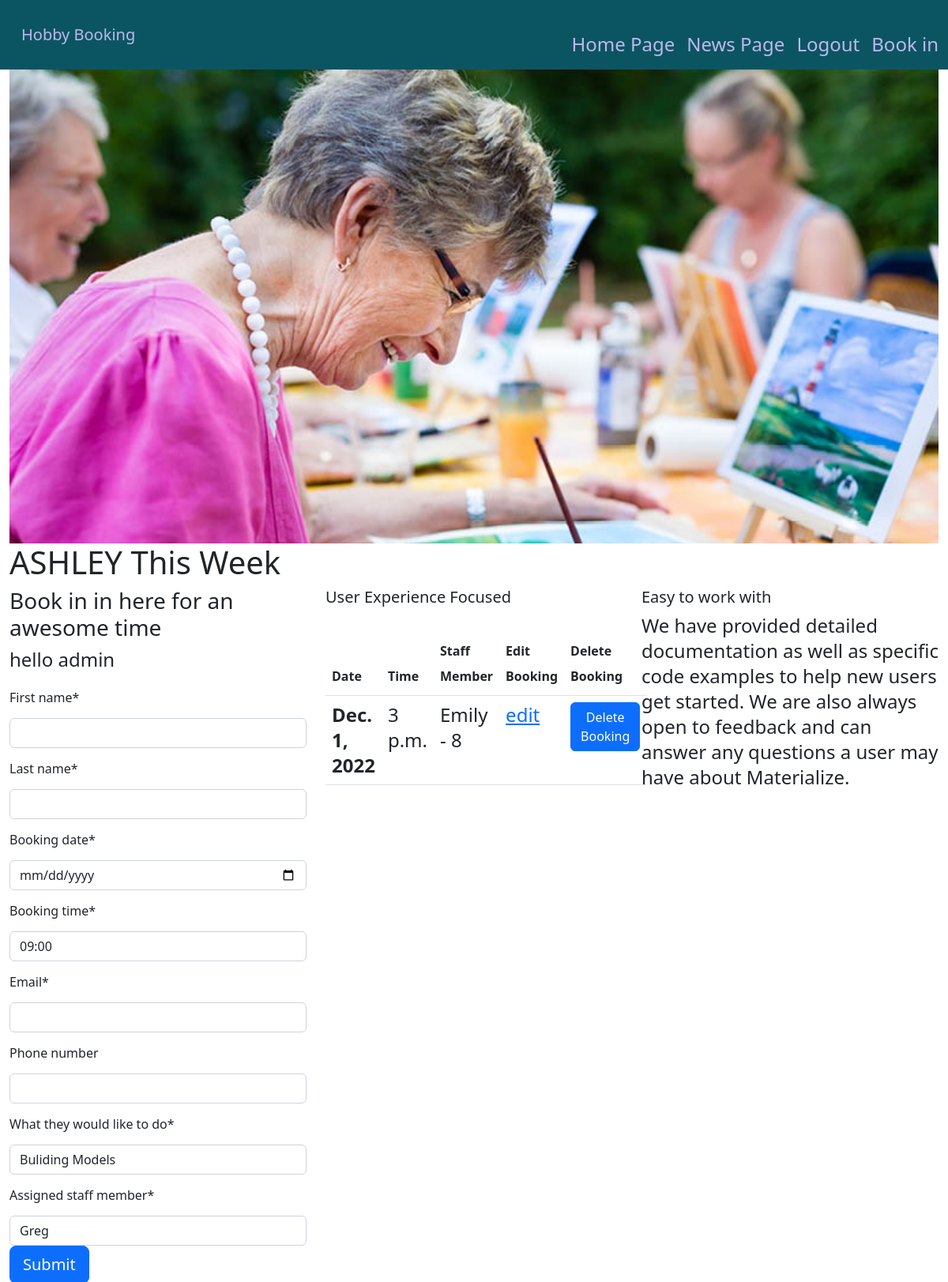
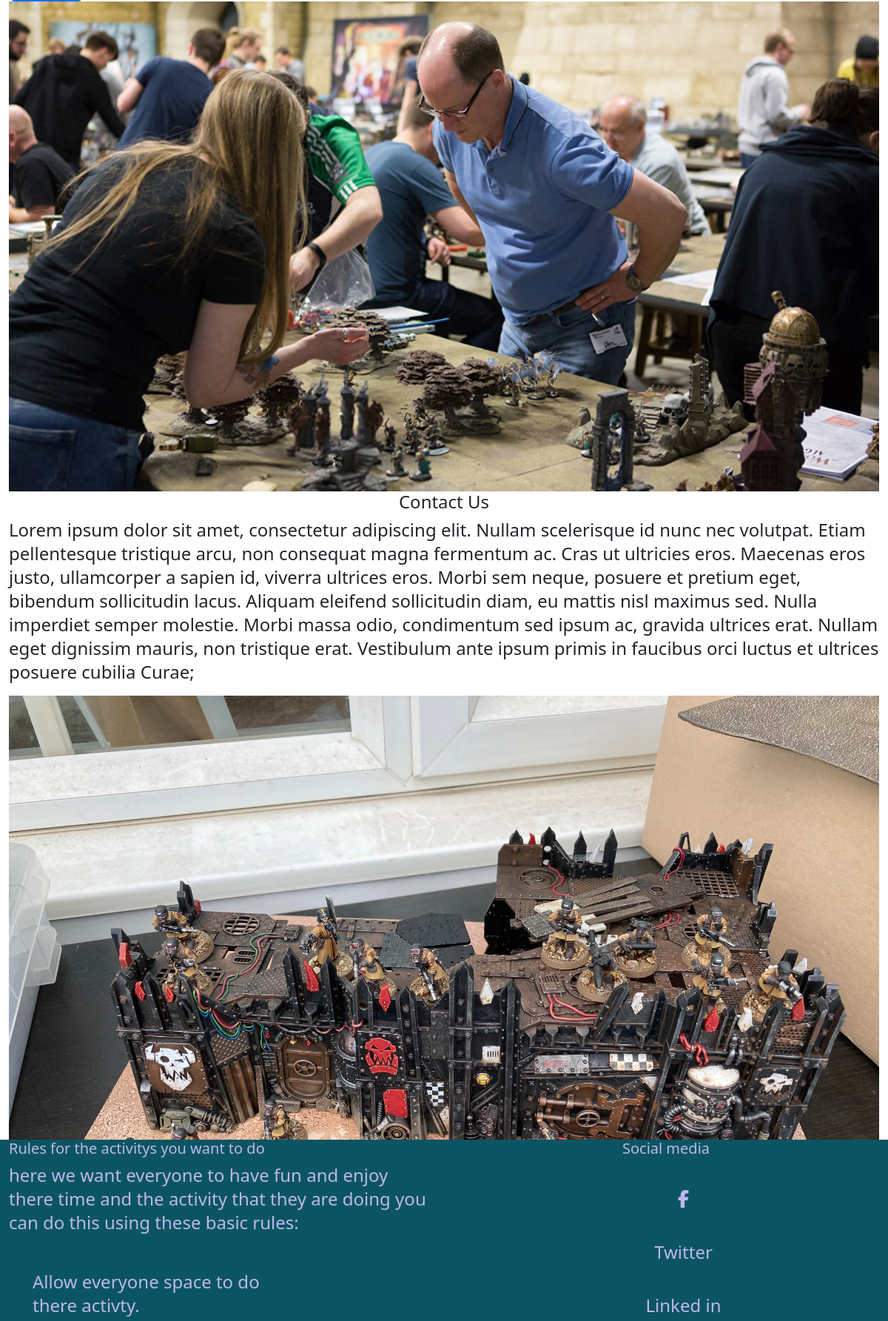
Page /booking/ (signed in, upper part) on the committed database (2 pictures, top to bottom).
### booking/models.py (models this page shows, shortened)
class Booking(models.Model):
    first_name = models.CharField(max_length=200)
    last_name = models.CharField(max_length=200)
    created_on = models.DateTimeField(auto_now_add=True)
    booking_date = models.DateField(auto_now_add=False)
    booking_time = models.TimeField(max_length=30)
    email = models.EmailField(max_length=100,)
    phone_number = PhoneNumberField(blank=True, region="GB")
    user_id = models.ForeignKey(
        User, on_delete=models.CASCADE, related_name="users_ids"
    )
    what_they_would_like_to_do = models.CharField(max_length=50,
                                                  choices=activity_choices,
                                                  default='bulding models')
    assigned_staff_member = models.CharField(max_length=50,
                                             choices=staff_members,
                                             default='Greg')
    class Meta:
        unique_together = [['booking_date', 'booking_time']]

### booking/views.py (the view, shortened to what this page needs)
# urls.py: path('booking/', views.Create_Booking.as_view(), name="booking"),
class Create_Booking(View):
    def get(self, request, *args, **kwargs):
        all_bookings = Booking.objects.all().order_by("booking_date", "booking_time")
        return render(
            request,
            "booking.html",
            {
                "bookingform": BookingForm(),
                "all_bookings": all_bookings,
            },
        )

### booking/forms.py
class BookingForm(forms.ModelForm):
    class Meta:
        model = Booking
        fields = ('first_name', 'last_name', 'booking_date', 'booking_time',
                  'email', 'phone_number', 'what_they_would_like_to_do',
                  'assigned_staff_member',)
        widgets = {
            'booking_date': DateInput(),
        }
    booking_time = forms.ChoiceField(choices=TIME_SLOTS)

### templates/booking.html (shortened to what this page needs)
{% extends "base.html" %} {% block content %}
{% load static %}
{% load crispy_forms_tags %}
<div id="index-banner">
  <div class="section">
    <div class="container-fluid">
      <div class="row">
        <div class="col-12">
          <div class="scrollable">
            <img src="{{ MEDIA_URL }}background1.jpg" class="w-100 img-responsive" alt="canvas painting">
          </div>
        </div>
      </div>
      <h1 class="header center">ASHLEY This Week </h1>
    </div>
  </div>
</div>
<div class="col-lg-12 col-lg-offset-3 col-md-12 col-md-offset-2 col-sm-10 col-sm-offset-1 col-xs-10 col-xs-offset-1">
  <div class="container-fluid">
    <div class="row">
      <div class="col-lg-4 col-md-6 col-sm-6">
        <div class="icon-block">
          <h3> Book in in here for an awesome time </h3>
          <p>hello {{ user.username}}</p>
          <form method="post" style="margin-top: 1rem;">
            {{ bookingform | crispy }}
            <button type="submit" class="btn btn-primary btn-lg" value="submit">Submit</button>
          </form>
        </div>
      </div>
      <div class="col-lg-4 col-md-6 col-sm-6">
        <div class="icon-block">
          <h5 class="center">User Experience Focused</h5>
          <table class="table">
            <thead>
              <tr>
                <th scope="col">Date</th>
                <th scope="col">Time</th>
                <th scope="col">Staff Member</th>
                <th scope="col">Edit Booking</th>
                <th scope="col">Delete Booking</th>
              </tr>
            </thead>
            <tbody>
              {% for booking in all_bookings %}
              <tr>
                <th scope="row">{{ booking.booking_date }}</th>
                <td>{{ booking.booking_time }}</td>
                <td>{{ booking.assigned_staff_member }} - {{booking.id}}</td>
                <td><a href="{% url 'edit_booking' booking.id %}">edit</a></td>
                <td><button type="button" class="btn btn-primary" data-bs-toggle="modal"
                    data-bs-target="#delete-{{booking.id}}">
                    Delete Booking
                  </button>
                </td>
              </tr>
              {% endfor %}
            </tbody>
          </table>
        </div>
      </div>
      <div class="col-lg-4 col-md-6 col-sm-6">
        <div class="icon-block">
          <h5>Easy to work with</h5>
          <p class="light">We have provided detailed documentation as well as specific code examples to help new users
            get started. We are also always open to feedback and can answer any questions a user may have about
            Materialize.</p>
        </div>
      </div>
    </div>
  </div>
  <div class="container-fluid">
    <div class="section">
      <div class="row">
        <div class="col-12">
          <img src="{{ MEDIA_URL }}background2.jpg" class="w-100" alt="Playing a Board Game">
        </div>
      </div>
    </div>
  </div>
</div>
<div class="col-lg-12 col-lg-offset-3 col-md-12 col-md-offset-2 col-sm-10 col-sm-offset-1 col-xs-10 col-xs-offset-1">
  <div class="container-fluid">
    <div class="row">
      <div class="col-lg-12 col-md-12 col-sm-12">
        <div class="col s12 center">
          <h4 class="text-center">Contact Us</h4>
          <p class="left-align light">Lorem ipsum dolor sit amet, consectetur adipiscing elit. Nullam scelerisque
            id
            nunc nec volutpat. Etiam pellentesque tristique arcu, non consequat magna fermentum ac. Cras ut
            ultricies eros. Maecenas eros justo, ullamcorper a sapien id, viverra ultrices eros. Morbi sem neque,
            posuere et pretium eget, bibendum sollicitudin lacus. Aliquam eleifend sollicitudin diam, eu mattis
            nisl
            maximus sed. Nulla imperdiet semper molestie. Morbi massa odio, condimentum sed ipsum ac, gravida
            ultrices erat. Nullam eget dignissim mauris, non tristique erat. Vestibulum ante ipsum primis in
            faucibus orci luctus et ultrices posuere cubilia Curae;</p>
        </div>
      </div>
    </div>
  </div>
</div>
<div class="container-fluid">
  <div class="section">
    <div class="row">
      <div class="col-12">
        <div class="scrollable">
          <img src="{{ MEDIA_URL }}background3.jpg" alt="diorama of models" class="w-100">
        </div>
      </div>
    </div>
  </div>
</div>
{%endblock%}

### static/css/style.css (style rules this page uses)
body { display: flex; min-height: 100vh; flex-direction: column; }
.table { margin-top: 2rem; }
p { line-height: 2rem; font-size: 24px; font-weight: 300; }
tbody { font-size: 24px; font-weight: 300; }
.container-fluid { line-height: 2rem; height: auto; }
.container-fluid .section { width: 100%; }
.scrollable { overflow: hidden; max-height: 600px }
label { display: block; margin: 10px auto; }
.scrollable img { margin-top: -3px; }

### rows in the picture
Booking: booking_date "Dec. 1, 2022", booking_time "3 p.m.", assigned_staff_member "Emily", id "8"

### other values in the picture
{{ user.username }} "admin"
